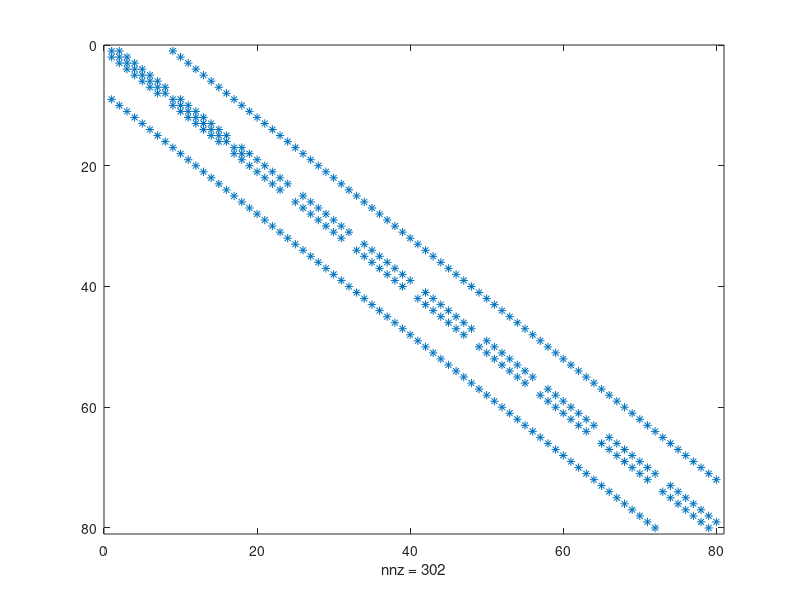

Recreate this plot in MATLAB.
N=8;
M=10;
dx=-0.1;
dy=0.01;
A=zeros(N*M);
for i=1:N+M
    A(i,i)=-2*(1/dx^2+1/dy^2);
end
for i=1:N-1
    for j=1:M
        A(i+(j-1)*N,i+(j-1)*N+1)=1/dx^2;
        A(i+(j-1)*N+1,i+(j-1)*N)=1/dx^2;
    end
end
for i=1:N
    for j=1:M-1
        A(i+(j-1)*N,i+j*N)=1/dy^2;
        A(i+j*N,i+(j-1)*N)=1/dy^2;
    end
end
spy(A)
